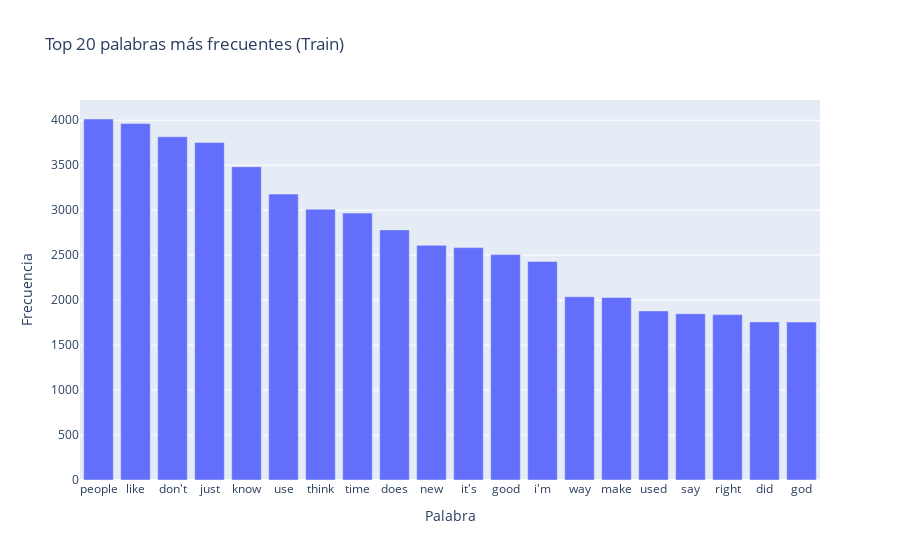

Notebook cell for this chart:
### Code cell
word_counts = np.asarray(X_train.sum(axis=0)).ravel()
vocab = vectorizer.get_feature_names_out()

sorted_idx = word_counts.argsort()[::-1]
top_n = 20
top_words = [(vocab[i], word_counts[i]) for i in sorted_idx[:top_n]]

fig = px.bar(x=[w for w,c in top_words], y=[c for w,c in top_words],
             title=f"Top {top_n} palabras más frecuentes (Train)",
             labels={"x": "Palabra", "y": "Frecuencia"})
fig.show()

### Figure 1 — Plotly figure (JSON) as saved in the notebook; plotly's stock layout.template omitted (floating-point values rounded to 4 significant figures)
{"data": [{"hovertemplate": "Palabra=%{x}<br>Frecuencia=%{y}<extra></extra>", "legendgroup": "", "marker": {"color": "#636efa", "pattern": {"shape": ""}}, "name": "", "orientation": "v", "showlegend": false, "textposition": "auto", "type": "bar", "x": ["people", "like", "don't", "just", "know", "use", "think", "time", "does", "new", "it's", "good", "i'm", "way", "make", "used", "say", "right", "did", "god"], "xaxis": "x", "y": [4014, 3963, 3817, 3752, 3483, 3179, 3011, 2968, 2781, 2609, 2584, 2506, 2430, 2038, 2030, 1880, 1849, 1839, 1758, 1756], "yaxis": "y"}], "layout": {"barmode": "relative", "legend": {"tracegroupgap": 0}, "title": {"text": "Top 20 palabras más frecuentes (Train)"}, "xaxis": {"anchor": "y", "domain": [0, 1], "title": {"text": "Palabra"}}, "yaxis": {"anchor": "x", "domain": [0, 1], "title": {"text": "Frecuencia"}}}}
